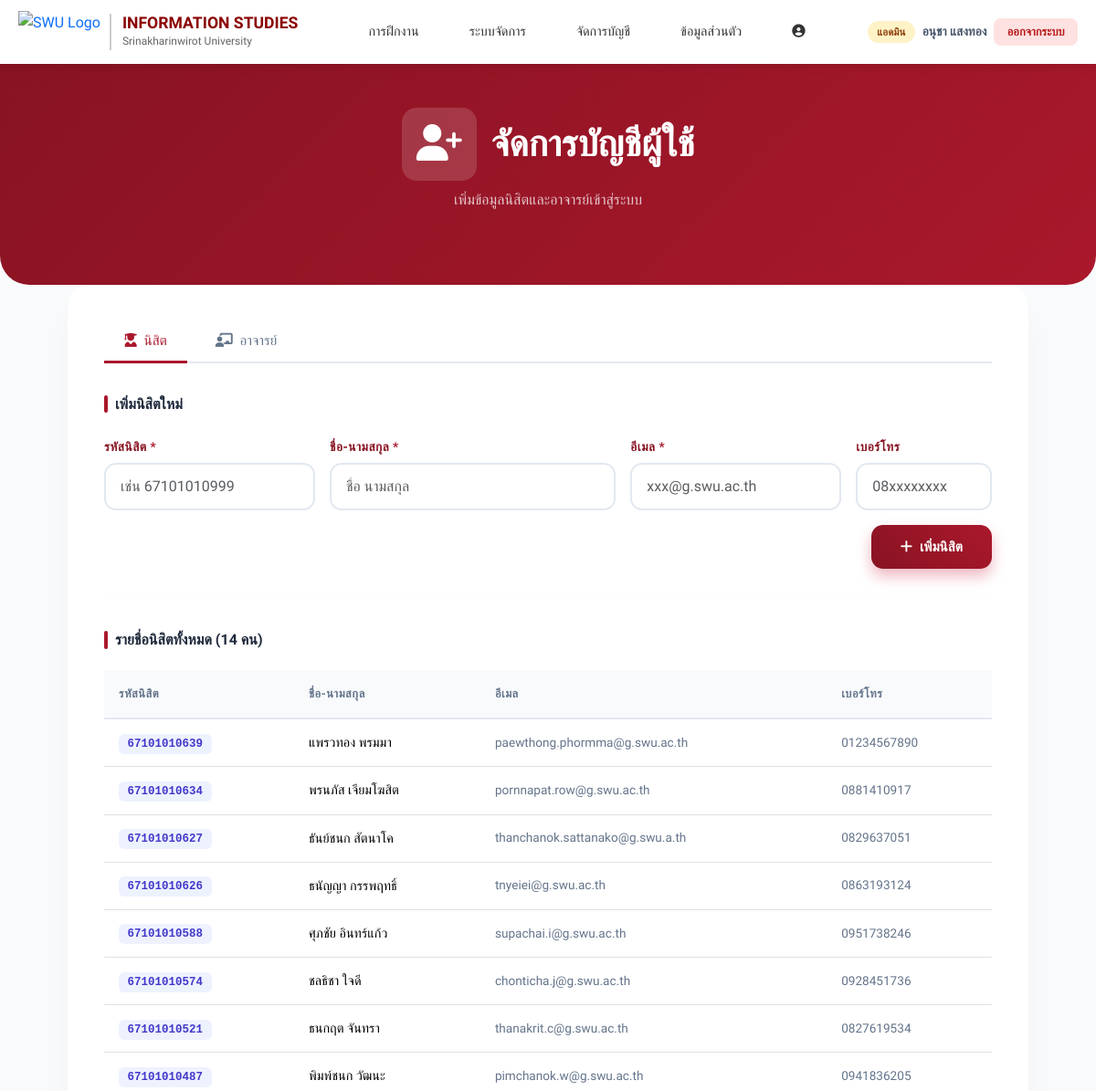
Before: /pages/admin/add_user.php (signed in, upper part) with the older database file.
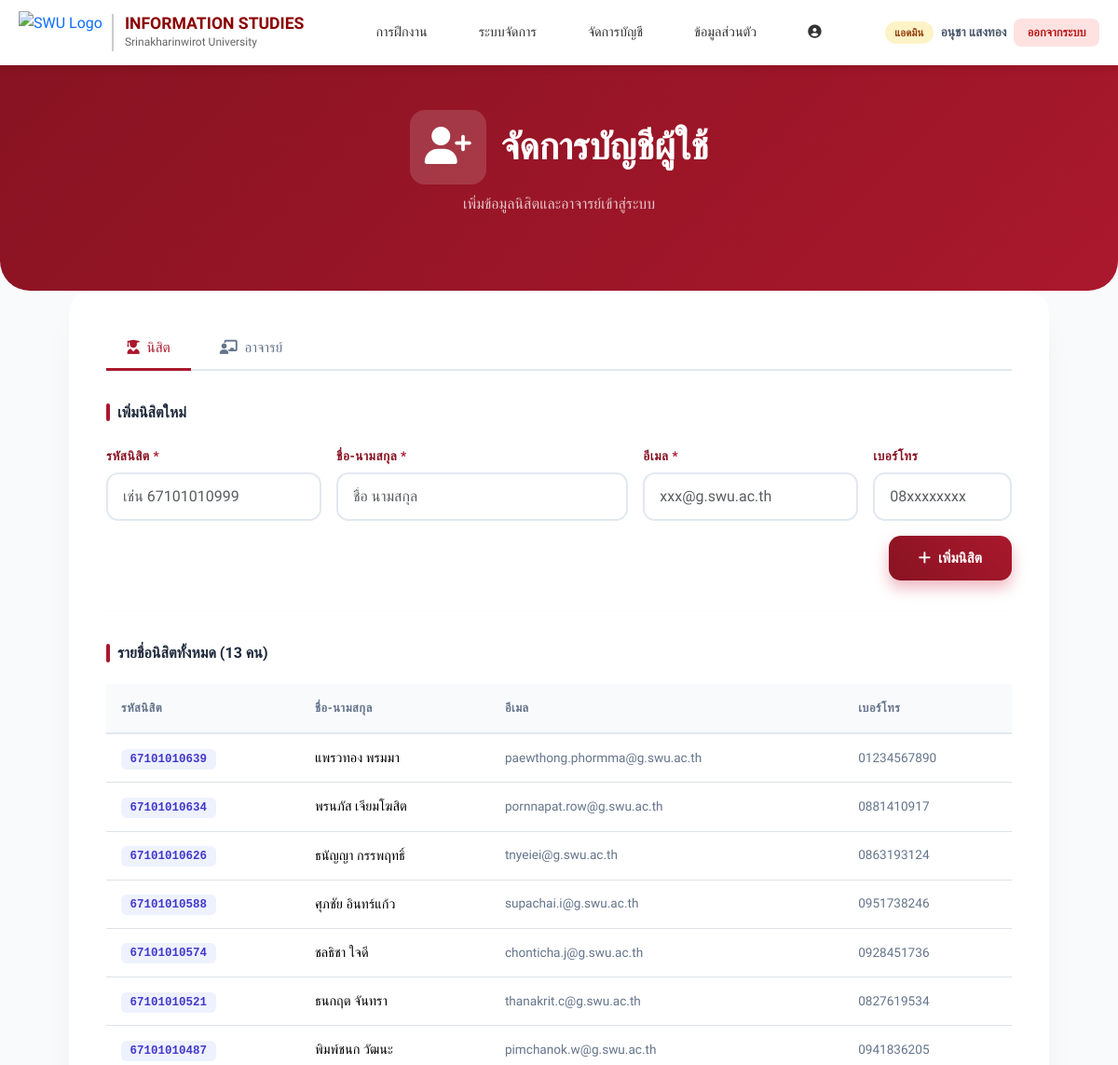
After: the same page with the newer database file.
### tables this page shows
CREATE TABLE `student` (
  `stdid` varchar(11) NOT NULL,
  `stdname` varchar(100) NOT NULL,
  `email` varchar(100) DEFAULT NULL,
  `phone` varchar(15) DEFAULT NULL,
  `password` varchar(255) DEFAULT '1234'
);

### pages/admin/add_user.php (the view, shortened to what this page needs)
<?php
require_once '../../includes/db_connect.php';
$students = $conn->query("SELECT * FROM student ORDER BY stdid DESC")->fetchAll(PDO::FETCH_ASSOC);
?>
<!DOCTYPE html>
<html lang="th">
<head>
    <link href="https://cdn.jsdelivr.net/npm/bootstrap@5.3.2/dist/css/bootstrap.min.css" rel="stylesheet">
    <link rel="stylesheet" href="https://cdnjs.cloudflare.com/ajax/libs/font-awesome/6.4.0/css/all.min.css">
</head>
<body>
    <?php include '../../includes/header.php'; ?>
    <div class="admin-header">
        <div class="container text-center">
            <h1 style="font-weight:700; display:flex; align-items:center; justify-content:center; gap:1rem;">
                <span style="background:rgba(255,255,255,0.15); padding:1rem; border-radius:1rem;">
                    <i class="fas fa-user-plus"></i>
                </span>
                จัดการบัญชีผู้ใช้
            </h1>
            <p style="opacity:0.75; margin:0.5rem 0 0;">เพิ่มข้อมูลนิสิตและอาจารย์เข้าสู่ระบบ</p>
        </div>
    </div>
    <div class="modern-container mb-5 pt-5">
        <div class="modern-card">
            <div class="tab-nav">
                <button class="tab-btn active" onclick="switchTab('student', this)">
                    <i class="fas fa-user-graduate me-1"></i> นิสิต
                </button>
                <button class="tab-btn" onclick="switchTab('teacher', this)">
                    <i class="fas fa-chalkboard-teacher me-1"></i> อาจารย์
                </button>
            </div>
            <div id="tab-student" class="tab-pane active">
                <p class="section-title">เพิ่มนิสิตใหม่</p>
                <form method="POST">
                    <div class="row g-3 mb-3">
                        <div class="col-md-3">
                            <label class="form-label">รหัสนิสิต <span class="required-mark">*</span></label>
                            <input type="text" name="stdid" class="form-control" placeholder="เช่น 67101010999" required maxlength="11">
                        </div>
                        <div class="col-md-4">
                            <label class="form-label">ชื่อ-นามสกุล <span class="required-mark">*</span></label>
                            <input type="text" name="stdname" class="form-control" placeholder="ชื่อ นามสกุล" required>
                        </div>
                        <div class="col-md-3">
                            <label class="form-label">อีเมล <span class="required-mark">*</span></label>
                            <input type="email" name="email" class="form-control" placeholder="xxx@g.swu.ac.th" required>
                        </div>
                        <div class="col-md-2">
                            <label class="form-label">เบอร์โทร</label>
                            <input type="text" name="phone" class="form-control" placeholder="08xxxxxxxx" maxlength="15">
                        </div>
                    </div>
                    <div class="text-end">
                        <button type="submit" class="btn-add">
                            <i class="fas fa-plus me-1"></i> เพิ่มนิสิต
                        </button>
                    </div>
                </form>
                <hr style="border-color:#f1f5f9; margin: 2rem 0;">
                <p class="section-title">รายชื่อนิสิตทั้งหมด (<?= count($students) ?> คน)</p>
                <div class="table-responsive">
                    <table class="table">
                        <thead>
                            <tr>
                                <th>รหัสนิสิต</th>
                                <th>ชื่อ-นามสกุล</th>
                                <th>อีเมล</th>
                                <th>เบอร์โทร</th>
                            </tr>
                        </thead>
                        <tbody>
                            <?php if ($students): ?>
                                <?php foreach ($students as $s): ?>
                                <tr>
                                    <td><span class="badge-id"><?= htmlspecialchars($s['stdid']) ?></span></td>
                                    <td><?= htmlspecialchars($s['stdname']) ?></td>
                                    <td style="color:var(--text-muted); font-size:0.85rem;"><?= htmlspecialchars($s['email'] ?? '-') ?></td>
                                    <td style="color:var(--text-muted); font-size:0.85rem;"><?= htmlspecialchars($s['phone'] ?? '-') ?></td>
                                </tr>
                                <?php endforeach; ?>
                            <?php else: ?>
                                <tr><td colspan="4" class="text-center text-muted py-4">ยังไม่มีข้อมูลนิสิต</td></tr>
                            <?php endif; ?>
                        </tbody>
                    </table>
                </div>
            </div>
        </div>
    </div>
    <?php include '../../includes/footer.php'; ?>
</body>
</html>

Changed rows visible on the page:
removed student: stdid "67101010627", stdname "ธันย์ชนก สัตนาโค", email "thanchanok.sattanako@g.swu.a.th", phone "0829637051"
Other visible differences:
count($students): "14" → "13"
